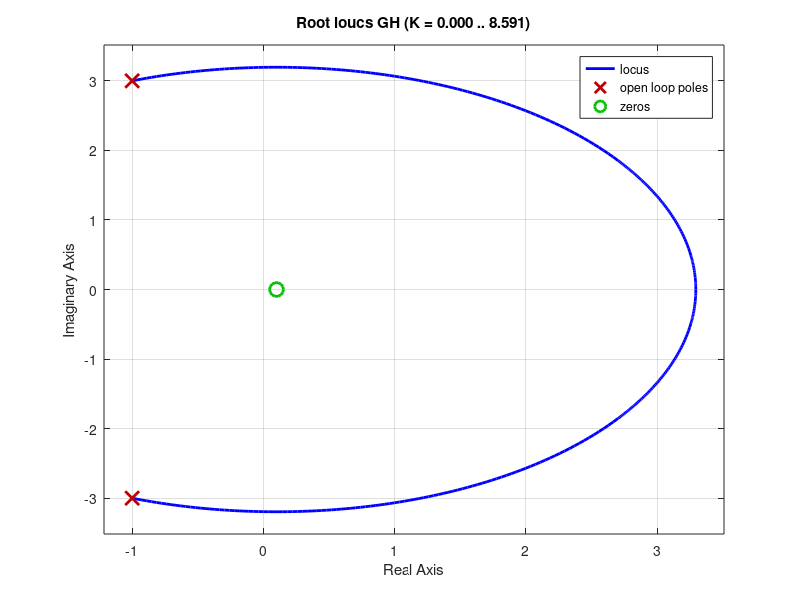

This figure's MATLAB source: (Note: this script raises an error after producing the figure.)
% Nidal Bazzi

'Example 9.1 Compensated '          % Display label.
clf                                 % Clear graph.
numgh=[1 -0.1];                       % Define numerator of G(s)H(s).
dengh=[0 -1 -2 -10]             % Define denominator of G(s)H(s).
'G(s)H(s)'                          % Display label.
GH=tf(numgh,dengh)                  % Create G(s)H(s) and display.
rlocus(GH)                          % Draw root locus.
z=0.15:0.01:0.2;                    % Define damping ratio values: 0.2 to
                                    % 0.5in steps of 0.05.
wn=0:1:10;                          % Define natural frequency values: 0 
                                    % to 10 in steps of 1.
sgrid(z,wn)                         % Generate damping ratio and natural 
                                    % frequency grid lines for root
                                    % locus.
title('Root Locus')                 % Define title for root locus.
'Hit Enter to Continue to Close-Up'
pause                               %Pause
rlocus(GH)                          % Draw close-up root locus.
axis([-12 5 -15 15])                % Define range on axes for root locus
                                    % close-up view.
title('Close-up')                   % Define title for close-up root
                                    % locus.
z=0.174;                            % Define damping ratio line for 
                                    % overlay on close-up root locus.
wn=0;                               % Suppress natural frequency overlay 
                                    % curves.
sgrid(z,wn)                         % Overlay damping ratio curve on
                                    % close-up root locus.
for k=1:10                          % Loop allows 3 points to be selected 
                                    % as per Example 8.7
                                    % (z=0.45, jw crossing, breakaway).
[K,p]=rlocfind(GH)                  % Generate gain, K, and closed-loop 
                                    % poles, p, 
                                    % for point selected interactively on
                                    % the root locus.
end                                 % End loop.

